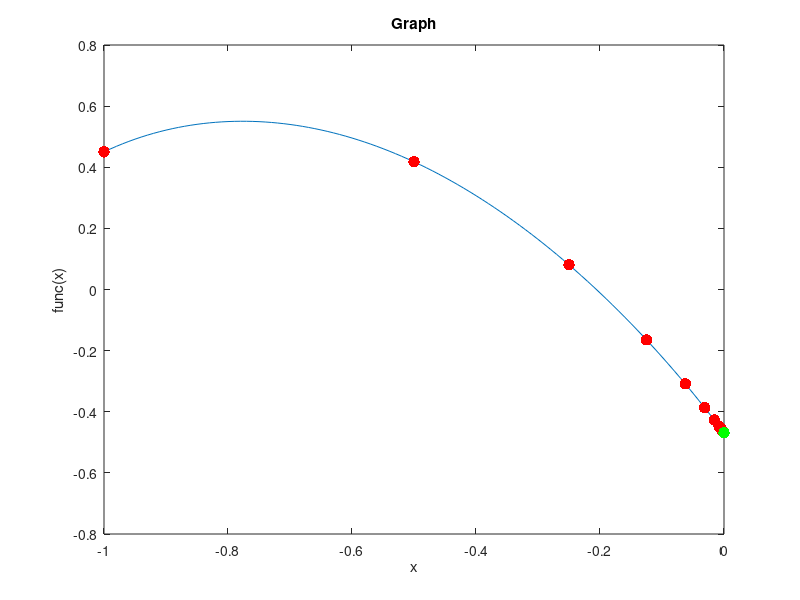

Reproduce this figure in MATLAB.
function binary_search()
  clc();
  
  a = -1;
  b = 0;
  epsilon = power(10, -6);
  
  % Draw graph function
  x = [-1 : 0.01 : 0];
  y = [];
  for i = x
    y = [y, func(i)];
  end
  plot(x, y), xlabel('x'), ylabel('func(x)'), title('Graph')
  
  hold on;
  
  [x_star, f_star, countIter] = binary(a, b, epsilon);
  fprintf('-------------------------------------\n');
  fprintf('epsilon: %f\n', epsilon);
  fprintf('x_star: %f\n', x_star);
  fprintf('f_star: %f\n', f_star);
  fprintf('Number of iteration: %d\n', countIter);
  
  plot(x_star, f_star, 'Color', 'g', 'MarkerSize', 25);

  hold off;
end

% Input function
function y = func(x)
  y1 = 2 * power(x, 5) - 7 * x + sqrt(11);
  y2 = (-4*x*x - 4*x + 3 - 4*sqrt(2)) / (3*x*x + 3*x + 3*sqrt(2));
  y = log(y1) + sinh(y2) - 1.0;
end

% Binary search function
function [x_star, f_star, countIter] = binary(a, b, epsilon)
  delta = (b-a)/2;
  x0 = a;
  f0 = func(x0);
  countIter = 1;
  flag = true;
  
  fprintf('N = %d\tdelta = %.9f\t(x0, f0) = (%.9f, %.9f)\n', countIter, delta, x0, f0);
  plot(x0, f0, 'Marker', '.', 'Color', 'r', 'MarkerSize', 25);
  
  while flag
    countIter = countIter + 1;
    x1 = x0 + delta;
    f1 = func(x1);
    
    fprintf('N = %d\tdelta = %.9f\t(x0, f0) = (%.9f, %.9f)\t(x1, f1) = (%.9f, %.9f)\n', countIter, delta, x0, f0, x1, f1);
    plot(x0, f0, 'Marker', '.', 'Color', 'r', 'MarkerSize', 25);
    
    if f0 > f1
      x0 = x1;
      f0 = f1;
      
      if a < x0 && x0 < b
        continue;
      end
    end
      
    if abs(delta) <= epsilon
      flag = false;
    else
      x0 = x1;
      f0 = f1;
      delta = -delta/2;
    end
  end
  
  x_star = x0;
  f_star = f0;
end
